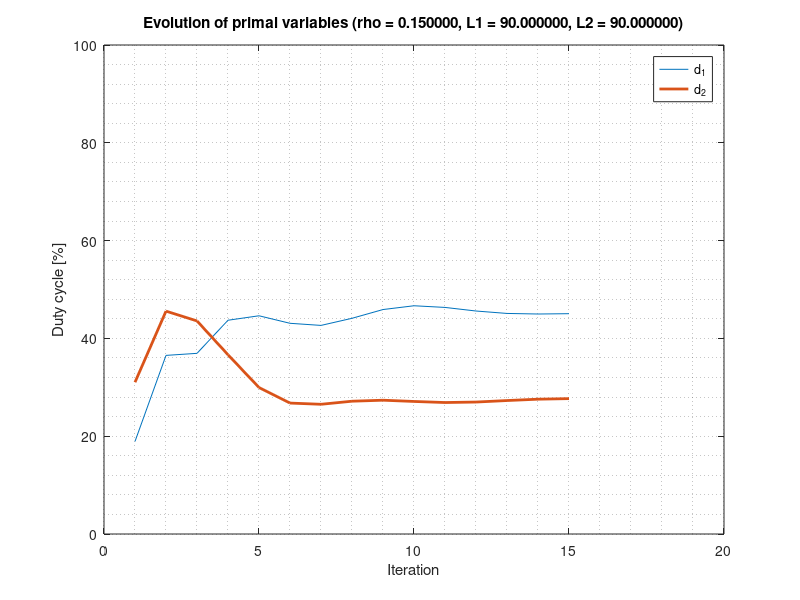
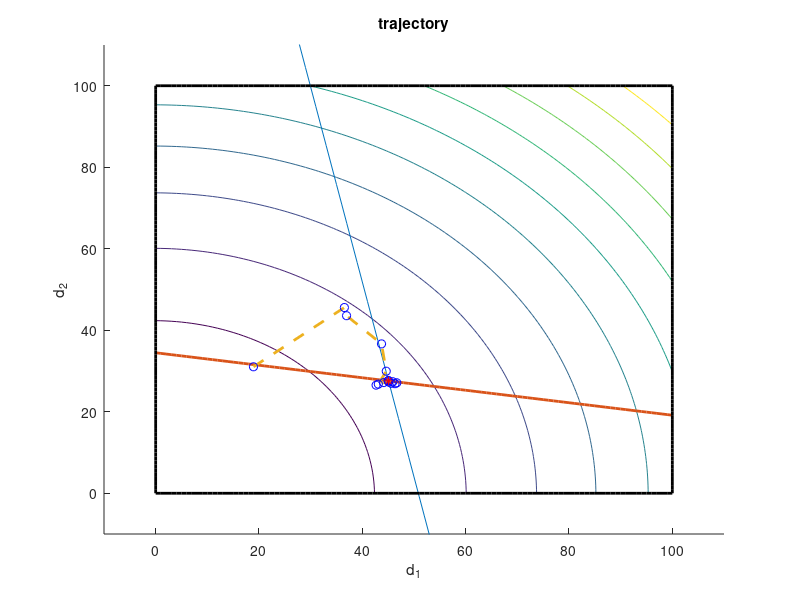

Write the MATLAB code that produced these figures, in order.
close all, clear all; clc; format shortg;


% SYSTEM / COST FUNCTION 
% k11 = 2; k12 = 1; k21 = 1; k22 = 2;
% L1 = 150; o1 = 30; L2 = 80; o2 = 0;
k11 = 1.77; k12 = 0.37; k21 = 0.40; k22 = 2.61;
o1 = 0.02; o2 = 0.02;
L1 = 90; L2 = 90; 
K = [k11, k12 ; k21 , k22];
L = [L1;L2]; o = [o1;o2];

c1 = 1; c2 = 1; q1 = 1; q2 = 1;
c = [c1 c2]; Q = [q1 0; 0 q2];
%% %%%%%%%%%%%%%%%%%%%%%%%%%%%%%%%%%%%%%%%%%%%%%%%%%%%%%%
% ----------------------------------------------------- %
%                 SOLVE WITH CONSENSUS
% ----------------------------------------------------- %
%%%%%%%%%%%%%%%%%%%%%%%%%%%%%%%%%%%%%%%%%%%%%%%%%%%%%%%%%
rho = 0.15;
% rho = 0.01
% ----------------------------------------------------- %
%node 1 initialization
d1 = [0;0];             % d[N_ELEMENTS]
d1_av = [0;0];          % d_av[N_ELEMENTS]
d2_copy = [0;0];        % d_copies[N_ELEMENTS][N_ELEMENTS]
y1 = [0;0];             
k1 = [k11;k12];         % unused
% ----------------------------------------------------- %
%node 2 initialization
d2 = [0;0];
d2_av = [0;0];
d1_copy = [0;0];
y2 = [0;0];
k2 = [k21;k22]; 
% ----------------------------------------------------- %

%iterations
iterations = 15;
for i=1:iterations,
  % node 1
   d11_best = -1; % d_best
   d12_best = -1; % d_best
   min_best_1(i) = 100000; %big number // min_best
   sol_unconstrained = 1;
   sol_boundary_linear = 1;
   sol_boundary_0 = 1;
   sol_boundary_100 = 1;
   sol_linear_0 = 1;
   sol_linear_100 = 1;
   z11 = -c1 - y1(1) + rho*d1_av(1);
   z12 = -y1(2) + rho*d1_av(2);
   u1 = o1-L1;
   u2 = 0;
   u3 = 100;
   p11 = 1/(rho+q1);
   p12 = 1/rho;
   n = k11*k11*p11 + k12*k12*p12;
   w1 = -k11*p11*z11-k12*z12*p12;
   w2 = -z11*p11;
   w3 = z11*p11;
   
   %% %%%%%%%%%%%%%%%%%%%%%%%%%%%%%%%%%%%%%%%%%%%%%%%%%%%%%%
   %            compute unconstrained minimum
   %%%%%%%%%%%%%%%%%%%%%%%%%%%%%%%%%%%%%%%%%%%%%%%%%%%%%%%%%
   d11u = p11*z11;
   d12u = p12*z12;
   buffer1_u(1,i) = d11u;
   buffer1_u(2,i) = d12u;
   %check feasibility of unconstrained minimum using local constraints
   if (d11u < 0), sol_unconstrained = 0; end;
   if (d11u > 100), sol_unconstrained = 0; end;
   if (k11*d11u + k12*d12u < L1-o1), sol_unconstrained = 0; end;
   % compute function value and if best store new optimum
   buffer1_u(3,i) = 0.5*q1*d11u^2 + c1*d11u + y1(1)*(d11u-d1_av(1)) + ...
           y1(2)*(d12u-d1_av(2)) + rho/2*(d11u-d1_av(1))^2 + rho/2*(d12u-d1_av(2))^2;
   if sol_unconstrained, 
       min_unconstrained = 0.5*q1*d11u^2 + c1*d11u + y1(1)*(d11u-d1_av(1)) + ...
           y1(2)*(d12u-d1_av(2)) + rho/2*(d11u-d1_av(1))^2 + rho/2*(d12u-d1_av(2))^2;
       if min_unconstrained < min_best_1(i),
           d11_best = d11u;
           d12_best = d12u;
           min_best_1(i) = min_unconstrained;
       end;
   end;
  
   %% %%%%%%%%%%%%%%%%%%%%%%%%%%%%%%%%%%%%%%%%%%%%%%%%%%%%%%
   %    compute minimum constrained to linear boundary   
   %%%%%%%%%%%%%%%%%%%%%%%%%%%%%%%%%%%%%%%%%%%%%%%%%%%%%%%%%
   d11bl = p11*z11+p11*k11/n*(w1-u1);
   d12bl = p12*z12+p12*k12/n*(w1-u1);  
   buffer1_l(1,i) = d11bl;
   buffer1_l(2,i) = d12bl;
   %check feasibility of minimum constrained to linear boundary
   if (d11bl < 0), sol_boundary_linear = 0; end;
   if (d11bl > 100), sol_boundary_linear = 0; end;
   % compute function value and if best store new optimum
   buffer1_l(3,i) = 0.5*q1*d11bl^2 + c1*d11bl + y1(1)*(d11bl-d1_av(1)) + ...
           y1(2)*(d12bl-d1_av(2)) + rho/2*(d11bl-d1_av(1))^2 + rho/2*(d12bl-d1_av(2))^2;
   if sol_boundary_linear, 
        min_boundary_linear = 0.5*q1*d11bl^2 + c1*d11bl + y1(1)*(d11bl-d1_av(1)) + ...
           y1(2)*(d12bl-d1_av(2)) + rho/2*(d11bl-d1_av(1))^2 + rho/2*(d12bl-d1_av(2))^2;
       if min_boundary_linear < min_best_1(i),
           d11_best = d11bl;
           d12_best = d12bl;
           min_best_1(i) = min_boundary_linear;
       end;
   end;
   
   %% %%%%%%%%%%%%%%%%%%%%%%%%%%%%%%%%%%%%%%%%%%%%%%%%%%%%%%
   %compute minimum constrained to 0 boundary
   %%%%%%%%%%%%%%%%%%%%%%%%%%%%%%%%%%%%%%%%%%%%%%%%%%%%%%%%%
   d11b0 = 0;
   d12b0 = p12*z12;
   buffer1_b0(1,i) = d11b0;
   buffer1_b0(2,i) = d12b0;
   %check feasibility of minimum constrained to 0 boundary
   if (d11b0 > 100), sol_boundary_0 = 0; end;
   if (k11*d11b0 + k12*d12b0 < L1-o1), sol_boundary_0 = 0; end;
   % compute function value and if best store new optimum
   buffer1_b0(3,i) = 0.5*q1*d11b0^2 + c1*d11b0 + y1(1)*(d11b0-d1_av(1)) + ...
           y1(2)*(d12b0-d1_av(2)) + rho/2*(d11b0-d1_av(1))^2 + rho/2*(d12b0-d1_av(2))^2;
   if sol_boundary_0, 
        min_boundary_0 = 0.5*q1*d11b0^2 + c1*d11b0 + y1(1)*(d11b0-d1_av(1)) + ...
           y1(2)*(d12b0-d1_av(2)) + rho/2*(d11b0-d1_av(1))^2 + rho/2*(d12b0-d1_av(2))^2;
       if min_boundary_0 < min_best_1(i),
           d11_best = d11b0;
           d12_best = d12b0;
           min_best_1(i) = min_boundary_0;
       end;
   end;
   
   %% %%%%%%%%%%%%%%%%%%%%%%%%%%%%%%%%%%%%%%%%%%%%%%%%%%%%%%
   %    compute minimum constrained to 100 boundary
   %%%%%%%%%%%%%%%%%%%%%%%%%%%%%%%%%%%%%%%%%%%%%%%%%%%%%%%%%
   d11b100 = 100;
   d12b100 = p12*z12;
   buffer1_b100(1,i) = d11b100;
   buffer1_b100(2,i) = d12b100;
   %check feasibility of minimum constrained to 100 boundary
   if (d11b0 < 0), sol_boundary_100 = 0; end;
   if (k11*d11b100 + k12*d12b100 < L1-o1), sol_boundary_100 = 0; end;
   % compute function value and if best store new optimum
       buffer1_b100(3,i) = 0.5*q1*d11b100^2 + c1*d11b100 + y1(1)*(d11b100-d1_av(1)) + ...
           y1(2)*(d12b100-d1_av(2)) + rho/2*(d11b100-d1_av(1))^2 + rho/2*(d12b100-d1_av(2))^2;
   if sol_boundary_100, 
        min_boundary_100 = 0.5*q1*d11b100^2 + c1*d11b100 + y1(1)*(d11b100-d1_av(1)) + ...
           y1(2)*(d12b100-d1_av(2)) + rho/2*(d11b100-d1_av(1))^2 + rho/2*(d12b100-d1_av(2))^2;
       if min_boundary_100 < min_best_1(i),
           d11_best = d11b100;
           d12_best = d12b100;
           min_best_1(i) = min_boundary_100;
       end;
   end;
   
   %% %%%%%%%%%%%%%%%%%%%%%%%%%%%%%%%%%%%%%%%%%%%%%%%%%%%%%%
   % compute minimum constrained to linear and zero boundary
   %%%%%%%%%%%%%%%%%%%%%%%%%%%%%%%%%%%%%%%%%%%%%%%%%%%%%%%%%
   common = (rho+q1)/((rho+q1)*n-k11*k11);
   det1 = common;
   det2 = -k11*common;
   det3 = det2;
   det4 = n*(rho+q1)*common;
   x1 = det1*w1 + det2*w2;
   x2 = det3*w1 + det4*w2;
   v1 = det1*u1 + det2*u2; %u2 = 0 so this can be simplified
   v2 = det3*u1 + det4*u2; %u2 = 0 so this can be simplified
   d11l0 = z11/(rho+q1) + p11*k11*(x1-v1) + p11*(x2-v2);
   d12l0 = z12/rho      + p12*k12*(x1-v1);
   buffer1_l0(1,i) = d11l0;
   buffer1_l0(2,i) = d12l0;
      %check feasibility
   if (d11l0 > 100), sol_linear_0 = 0; end;
   % compute function value and if best store new optimum
   buffer1_l0(3,i) = 0.5*q1*d11l0^2 + c1*d11l0 + y1(1)*(d11l0-d1_av(1)) + ...
           y1(2)*(d12l0-d1_av(2)) + rho/2*(d11l0-d1_av(1))^2 + rho/2*(d12l0-d1_av(2))^2;
   if sol_linear_0, 
        min_linear_0 = 0.5*q1*d11l0^2 + c1*d11l0 + y1(1)*(d11l0-d1_av(1)) + ...
           y1(2)*(d12l0-d1_av(2)) + rho/2*(d11l0-d1_av(1))^2 + rho/2*(d12l0-d1_av(2))^2;
       if min_linear_0 < min_best_1(i),
           d11_best = d11l0;
           d12_best = d12l0;
           min_best_1(i) = min_linear_0;
       end;
   end;
   
   %% %%%%%%%%%%%%%%%%%%%%%%%%%%%%%%%%%%%%%%%%%%%%%%%%%%%%%%
   % compute minimum constrained to linear and 100 boundary
   %%%%%%%%%%%%%%%%%%%%%%%%%%%%%%%%%%%%%%%%%%%%%%%%%%%%%%%%%
   common = (rho+q1)/((rho+q1)*n-k11*k11);
   det1 = common;
   det2 = k11*common;
   det3 = det2;
   det4 = n*(rho+q1)*common;
   x1 = det1*w1 + det2*w3;
   x2 = det3*w1 + det4*w3;
   v1 = det1*u1 + det2*u3; 
   v2 = det3*u1 + det4*u3; 
   d11l100 = p11*z11+p11*k11*(x1-v1)-p11*(x2-v2);
   d12l100 = p12*z12+p12*k12*(x1-v1);
   buffer1_l100(1,i) = d11l100;
   buffer1_l100(2,i) = d12l100;
   %check feasibility
   if (d11l100 < 0), sol_linear_100 = 0; end;
   % compute function value and if best store new optimum
   buffer1_l100(3,i) = 0.5*q1*d11l100^2 + c1*d11l100 + y1(1)*(d11l100-d1_av(1)) + ...
           y1(2)*(d12l100-d1_av(2)) + rho/2*(d11l100-d1_av(1))^2 + rho/2*(d12l100-d1_av(2))^2;         
   if sol_linear_100, 
        min_linear_100 = 0.5*q1*d11l100^2 + c1*d11l100 + y1(1)*(d11l100-d1_av(1)) + ...
           y1(2)*(d12l100-d1_av(2)) + rho/2*(d11l100-d1_av(1))^2 + rho/2*(d12l100-d1_av(2))^2;
       if min_linear_100 < min_best_1(i),
           d11_best = d11u;
           d12_best = d12u;
           min_best_1_(i) = min_linear_100;
       end;
    end;
    
   %% %%%%%%%%%%%%%%%%%%%%%%%%%%%%%%%%%%%%%%%%%%%%%%%%%%%%%%%%%
   %store data and save for next cycle
   %%%%%%%%%%%%%%%%%%%%%%%%%%%%%%%%%%%%%%%%%%%%%%%%%%%%%%%%%
   best_d11(i) = d11_best;
   best_d12(i) = d12_best;
   d1 = [d11_best;d12_best];
   buffer_d1(:,i) = d1;
   %compute average with available knowledge
   d1_av = (d1+d2_copy)/2;
   buffer_d1_av(:,i) = d1_av;
   %update local lagrangian
   y1 = y1 + rho*(d1-d1_av);
   buffer_y1(:,i) = y1;


% ----------------------------------------------------------------------- %

  % node 2 
  d21_best = -1;
   d22_best = -1;
   min_best_2(i) = 100000; %big number
   sol_unconstrained = 1;
   sol_boundary_linear = 1;
   sol_boundary_0 = 1;
   sol_boundary_100 = 1;
   sol_linear_0 = 1;
   sol_linear_100 = 1;
   z22 = -c2 - y2(2) + rho*d2_av(2);
   z21 = -y2(1) + rho*d2_av(1);
   u1 = o2-L2;
   u2 = 0;
   u3 = 100;
   p22 = 1/(rho+q2);
   p21 = 1/rho;
   n = k22*k22*p22 + k21*k21*p21;
   w1 = -k22*p22*z22-k21*z21*p21;
   w2 = -z22*p22;
   w3 = z22*p22;
   %compute unconstrained minimum
   d21u = p21*z21;
   d22u = p22*z22;
   buffer2_u(1,i) = d21u;
   buffer2_u(2,i) = d22u;
   %check feasibility of unconstrained minimum using local constraints
   if (d22u < 0), sol_unconstrained = 0; end;
   if (d22u > 100), sol_unconstrained = 0; end;
   if (k21*d21u + k22*d22u < L2-o2), sol_unconstrained = 0; end;
   % compute function value and if best store new optimum
   buffer2_u(3,i) = 0.5*q2*d22u^2 + c2*d22u + y2(1)*(d21u-d2_av(1)) + ...
           y2(2)*(d22u-d2_av(2)) + rho/2*(d21u-d2_av(1))^2 + rho/2*(d22u-d2_av(2))^2;
   if sol_unconstrained, 
        min_unconstrained = 0.5*q2*d22u^2 + c2*d22u + y2(1)*(d21u-d2_av(1)) + ...
           y2(2)*(d22u-d2_av(2)) + rho/2*(d21u-d2_av(1))^2 + rho/2*(d22u-d2_av(2))^2;
       if min_unconstrained < min_best_2(i),
           d21_best = d21u;
           d22_best = d22u;
           min_best_2(i) = min_unconstrained;
       end;
   end;
   %compute minimum constrained to linear boundary   
   d21bl = p21*z21+p21*k21/n*(w1-u1);
   d22bl = p22*z22+p22*k22/n*(w1-u1);
   buffer2_l(1,i) = d21bl;
   buffer2_l(2,i) = d22bl;   
   %check feasibility of minimum constrained to linear boundary
   if (d22bl < 0), sol_boundary_linear = 0; end;
   if (d22bl > 100), sol_boundary_linear = 0; end;
   % compute function value and if best store new optimum
   buffer2_l(3,i) = 0.5*q2*d22bl^2 + c2*d22bl + y2(1)*(d21bl-d2_av(1)) + ...
           y2(2)*(d22bl-d2_av(2)) + rho/2*(d21bl-d2_av(1))^2 + rho/2*(d22bl-d2_av(2))^2;
   if sol_boundary_linear, 
        min_boundary_linear = 0.5*q2*d22bl^2 + c2*d22bl + y2(1)*(d21bl-d2_av(1)) + ...
           y2(2)*(d22bl-d2_av(2)) + rho/2*(d21bl-d2_av(1))^2 + rho/2*(d22bl-d2_av(2))^2;
       if min_boundary_linear < min_best_2(i),
           d21_best = d21bl;
           d22_best = d22bl;
           min_best_2(i) = min_boundary_linear;
       end;
   end;
   %compute minimum constrained to 0 boundary
   d22b0 = 0;
   d21b0 = p21*z21;
   buffer2_b0(1,i) = d21b0;
   buffer2_b0(2,i) = d22b0;   
     %check feasibility of minimum constrained to 0 boundary
   if (k21*d21b0 + k22*d22b0 < L2-o2), sol_boundary_0 = 0; end;
   if (d22b0 > 100), sol_boundary_0 = 0; end;
   % compute function value and if best store new optimum
    buffer2_b0(3,i) = 0.5*q2*d22b0^2 + c2*d22b0 + y2(1)*(d21b0-d2_av(1)) + ...
           y2(2)*(d22b0-d2_av(2)) + rho/2*(d21b0-d2_av(1))^2 + rho/2*(d22b0-d2_av(2))^2;
   if sol_boundary_0, 
        min_boundary_0 = 0.5*q2*d22b0^2 + c2*d22b0 + y2(1)*(d21b0-d2_av(1)) + ...
           y2(2)*(d22b0-d2_av(2)) + rho/2*(d21b0-d2_av(1))^2 + rho/2*(d22b0-d2_av(2))^2;
       if min_boundary_0 < min_best_2(i),
           d21_best = d21b0;
           d22_best = d22b0;
           min_best_2(i) = min_boundary_0;
       end;
   end;
   %compute minimum constrained to 100 boundary
   d22b100 = 100;
   d21b100 = p21*z21;
   buffer2_b100(1,i) = d21b100;
   buffer2_b100(2,i) = d22b100;   
   %check feasibility of minimum constrained to 100 boundary
   if (k21*d21b100 + k22*d22b100 < L2-o2), sol_boundary_100 = 0; end;
   if (d22b100 < 0), sol_boundary_100 = 0; end;
   % compute function value and if best store new optimum
   buffer2_b100(3,i) = 0.5*q2*d22b100^2 + c2*d22b100 + y2(1)*(d21b100-d2_av(1)) + ...
           y2(2)*(d22b100-d2_av(2)) + rho/2*(d21b100-d2_av(1))^2 + rho/2*(d22b100-d2_av(2))^2;
   if sol_boundary_100, 
        min_boundary_100 = 0.5*q2*d22b100^2 + c2*d22b100 + y2(1)*(d21b100-d2_av(1)) + ...
           y2(2)*(d22b100-d2_av(2)) + rho/2*(d21b100-d2_av(1))^2 + rho/2*(d22b100-d2_av(2))^2;
       if min_boundary_100 < min_best_2(i),
           d21_best = d21b100;
           d22_best = d22b100;
           min_best_2(i) = min_boundary_100;
       end;
   end;
   % compute minimum constrained to linear and zero boundary
   common = (rho+q2)/((rho+q2)*n-k22*k22);
   det1 = common;
   det2 = -k22*common;
   det3 = det2;
   det4 = n*(rho+q2)*common;
   x1 = det1*w1 + det2*w2;
   x2 = det3*w1 + det4*w2;
   v1 = det1*u1 + det2*u2; %u2 = 0 so this can be simplified
   v2 = det3*u1 + det4*u2; %u2 = 0 so this can be simplified
   d22l0 = p22*z22+p22*k22*(x1-v1)+p22*(x2-v2);
   d21l0 = p21*z21+p21*k21*(x1-v1);
   buffer2_l0(1,i) = d21l0;
   buffer2_l0(2,i) = d22l0;    
   %check feasibility
   if(d22l0 > 100), sol_linear_0 = 0; end;
   % compute function value and if best store new optimum
   buffer2_l0(3,i) = 0.5*q2*d22l0^2 + c2*d22l0 + y2(1)*(d21l0-d2_av(1)) + ...
           y2(2)*(d22l0-d2_av(2)) + rho/2*(d21l0-d2_av(1))^2 + rho/2*(d22l0-d2_av(2))^2;
   if sol_linear_0, 
        min_linear_0 = 0.5*q2*d22l0^2 + c2*d22l0 + y2(1)*(d21l0-d2_av(1)) + ...
           y2(2)*(d22l0-d2_av(2)) + rho/2*(d21l0-d2_av(1))^2 + rho/2*(d22l0-d2_av(2))^2;
       if min_linear_0 < min_best_2(i),
           d21_best = d21l0;
           d22_best = d22l0;
           min_best_2(i) = min_linear_0;
       end;
   end;
   % compute minimum constrained to linear and 100 boundary
   common = (rho+q2)/((rho+q2)*n-k22*k22);
   det1 = common;
   det2 = k22*common;
   det3 = det2;
   det4 = n*(rho+q2)*common;
   x1 = det1*w1 + det2*w3;
   x2 = det3*w1 + det4*w3;
   v1 = det1*u1 + det2*u3; 
   v2 = det3*u1 + det4*u3; 
   d22l100 = p22*z22+p22*k22*(x1-v1)-p22*(x2-v2);
   d21l100 = p21*z21+p21*k21*(x1-v1);
   buffer2_l100(1,i) = d21l100;
   buffer2_l100(2,i) = d22l100;    
   %check feasibility
   if (d22l100 < 0), sol_linear_100 = 0; end;
   %now must choose the minimum among the feasible solutions
   % compute function value and if best store new optimum
   buffer2_l100(3,i) = 0.5*q2*d22l100^2 + c2*d22l100 + y2(1)*(d21l100-d2_av(1)) + ...
           y2(2)*(d22l100-d2_av(2)) + rho/2*(d21l100-d2_av(1))^2 + rho/2*(d22l100-d2_av(2))^2;
   if sol_linear_100, 
        min_linear_100 = 0.5*q2*d22l100^2 + c2*d22l100 + y2(1)*(d21l100-d2_av(1)) + ...
           y2(2)*(d22l100-d2_av(2)) + rho/2*(d21l100-d2_av(1))^2 + rho/2*(d22l100-d2_av(2))^2;
       if min_linear_100 < min_best_2(i),
           d21_best = d21u;
           d22_best = d22u;
           min_best_2(i) = min_linear100;
       end;
   end;
   

   %store data and save for next cycle
   best_d21(i) = d21_best;
   best_d22(i) = d22_best;
   d2 = [d21_best;d22_best];
   buffer_d2(:,i) = d2;
   %DEBUG: check with matlab quadprog
%    Q = [rho, 0; 0 rho+q2];
%    c = [y2(1)-rho*d2_av(1),c2+y2(2)-rho*d2_av(2)];
%    A = [-k21 -k22;0 -1; 0 1];
%    b = [o2-L2, 0, 100];
%    d2_ = quadprog(Q,c,A,b,[],[],[],[]);
   
   % Compute average with available data
   d2_av = (d1_copy+d2)/2;
   buffer_d2_av(:,i) = d2_av;
   % Update local lagrangian
   y2 = y2 + rho*(d2-d2_av);
   buffer_y2(:,i) = y2;
   
   % send node 1 solution to neighboors
   d1_copy = d1;
   % send solution to neighbors
   d2_copy = d2;
   
   d_copies = [d1_copy'; d2_copy']
   
   %save data for plots
   av1(i) = d1_av(1);
   av2(i) = d1_av(2); 
end;

%% Print buffers

% disp('-----------------------------------------------------------');

% buffer1_u
% buffer1_l
% buffer1_b0
% buffer1_b100
% buffer1_l0
% buffer1_l100
% 
% buffer_d1
% buffer_d1_av
% buffer_y1
% 
% disp('-----------------------------------------------------------');
% 
% buffer2_u
% buffer2_l
% buffer2_b0
% buffer2_b100
% buffer2_l0
% buffer2_l100
% 
% buffer_d2
% buffer_d2_av
% buffer_y2


% SOLVE WITH MATLAB QUADPROG
A = -K; b = [o1-L1; o2-L2];
lb = [0;0]; ub = [100;100];
% disp('Matlab solutions')
d = quadprog(Q,c,A,b,[],[],lb,ub);
l = K*d+o;

disp('Consensus Solutions')
d_ = d2_av
l_ = K*d_+o

d_copies

% % PLOTS
figure(10);
plot(1:iterations, av1, 1:iterations, av2, 'LineWidth',2);
grid minor;
legend('d_1','d_2');
title(sprintf('Evolution of primal variables (rho = %f, L1 = %f, L2 = %f)', rho, L1, L2));
xlabel('Iteration');
ylabel('Duty cycle [%]')
ylim([0,100])
set(gcf, 'Position', get(0, 'Screensize'));
hold on

figure(15);
t = 0:100;
constr1 = (L1-o1)/k12-(k11/k12)*t;
constr2 = (L2-o2)/k22-(k21/k22)*t;
[x,y]=meshgrid(t,t);
hold on;
z = c1*x+c2*y+q1*x.^2+q2*y.^2;
contour(x,y,z);
plot(t,constr1,t,constr2,'LineWidth',2);
plot(t,zeros(size(t)),'k','LineWidth',2);
plot(zeros(size(t)),t,'k','LineWidth',2);
plot(t,100*ones(size(t)),'k','LineWidth',2);
plot(100*ones(size(t)),t,'k','LineWidth',2);
plot(av1,av2,'--','LineWidth',2);
plot(av1,av2,'bo');
title('trajectory');
xlabel('d_1');
ylabel('d_2');
plot(d(1),d(2),'r*')
axis([-10,110,-10,110]);
hold off;
set(gcf, 'Position', get(0, 'Screensize'));

